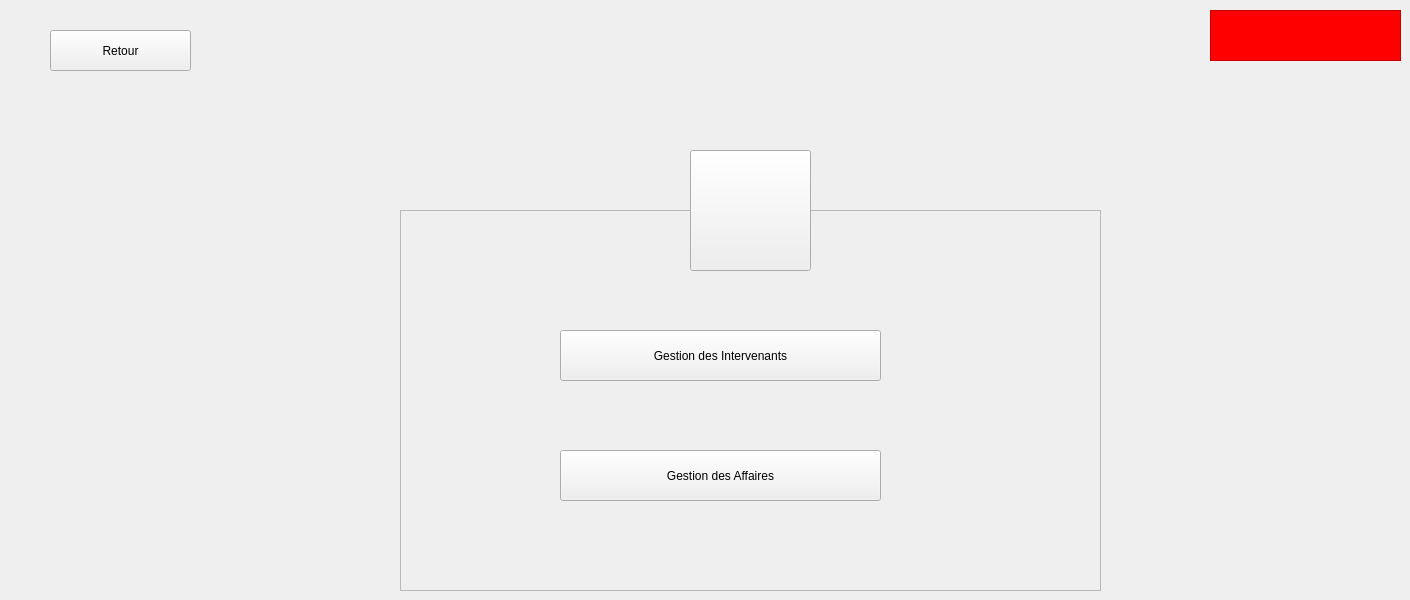
    <widget class="QWidget" name="GestionsAJ">
     <widget class="QPushButton" name="B_BackToMenu">
      <property name="geometry">
       <rect>
        <x>50</x>
        <y>30</y>
        <width>141</width>
        <height>41</height>
       </rect>
      </property>
      <property name="cursor">
       <cursorShape>PointingHandCursor</cursorShape>
      </property>
      <property name="text">
       <string>Retour</string>
      </property>
      <property name="icon">
       <iconset>
        <normaloff>:/Recources/Images/back-arrow.png</normaloff>:/Recources/Images/back-arrow.png</iconset>
      </property>
     </widget>
     <widget class="QFrame" name="frame_3">
      <property name="geometry">
       <rect>
        <x>400</x>
        <y>210</y>
        <width>701</width>
        <height>381</height>
       </rect>
      </property>
      <property name="styleSheet">
       <string notr="true"/>
      </property>
      <property name="frameShape">
       <enum>QFrame::StyledPanel</enum>
      </property>
      <property name="frameShadow">
       <enum>QFrame::Raised</enum>
      </property>
      <widget class="QPushButton" name="B_GestionIntervenant">
       <property name="geometry">
        <rect>
         <x>160</x>
         <y>120</y>
         <width>321</width>
         <height>51</height>
        </rect>
       </property>
       <property name="cursor">
        <cursorShape>PointingHandCursor</cursorShape>
       </property>
       <property name="text">
        <string>Gestion des Intervenants</string>
       </property>
      </widget>
      <widget class="QPushButton" name="B_GestioAffaire">
       <property name="geometry">
        <rect>
         <x>160</x>
         <y>240</y>
         <width>321</width>
         <height>51</height>
        </rect>
       </property>
       <property name="cursor">
        <cursorShape>PointingHandCursor</cursorShape>
       </property>
       <property name="styleSheet">
        <string notr="true"/>
       </property>
       <property name="text">
        <string>Gestion des Affaires</string>
       </property>
      </widget>
      <widget class="QToolButton" name="toolButton_12">
       <property name="geometry">
        <rect>
         <x>490</x>
         <y>112</y>
         <width>61</width>
         <height>61</height>
        </rect>
       </property>
       <property name="styleSheet">
        <string notr="true">border-radius:30px;</string>
       </property>
       <property name="text">
        <string/>
       </property>
       <property name="icon">
        <iconset>
         <normaloff>:/Recources/Images/judge.png</normaloff>:/Recources/Images/judge.png</iconset>
       </property>
       <property name="iconSize">
        <size>
         <width>30</width>
         <height>30</height>
        </size>
       </property>
      </widget>
      <widget class="QToolButton" name="toolButton_13">
       <property name="geometry">
        <rect>
         <x>490</x>
         <y>235</y>
         <width>61</width>
         <height>61</height>
        </rect>
       </property>
       <property name="styleSheet">
        <string notr="true">border-radius:30px;</string>
       </property>
       <property name="text">
        <string/>
       </property>
       <property name="icon">
        <iconset>
         <normaloff>:/Recources/Images/gavel.png</normaloff>:/Recources/Images/gavel.png</iconset>
       </property>
       <property name="iconSize">
        <size>
         <width>30</width>
         <height>30</height>
        </size>
       </property>
      </widget>
     </widget>
     <widget class="QToolButton" name="toolButton_2">
      <property name="geometry">
       <rect>
        <x>690</x>
        <y>150</y>
        <width>121</width>
        <height>121</height>
       </rect>
      </property>
      <property name="focusPolicy">
       <enum>Qt::TabFocus</enum>
      </property>
      <property name="text">
       <string/>
      </property>
      <property name="icon">
       <iconset>
        <normaloff>:/Recources/Images/icon.png</normaloff>:/Recources/Images/icon.png</iconset>
      </property>
      <property name="iconSize">
       <size>
        <width>62</width>
        <height>62</height>
       </size>
      </property>
     </widget>
     <widget class="QFrame" name="frame58_2">
      <property name="geometry">
       <rect>
        <x>1210</x>
        <y>10</y>
        <width>191</width>
        <height>51</height>
       </rect>
      </property>
      <property name="styleSheet">
       <string notr="true">background:rgb(255, 0, 0)</string>
      </property>
      <property name="frameShape">
       <enum>QFrame::StyledPanel</enum>
      </property>
      <property name="frameShadow">
       <enum>QFrame::Raised</enum>
      </property>
      <widget class="QLabel" name="time_7">
       <property name="geometry">
        <rect>
         <x>10</x>
         <y>9</y>
         <width>171</width>
         <height>31</height>
        </rect>
       </property>
       <property name="styleSheet">
        <string notr="true">color: black;
font: 75 20pt &quot;MS Shell Dlg 2&quot;;</string>
       </property>
       <property name="text">
        <string/>
       </property>
      </widget>
     </widget>
    </widget>
